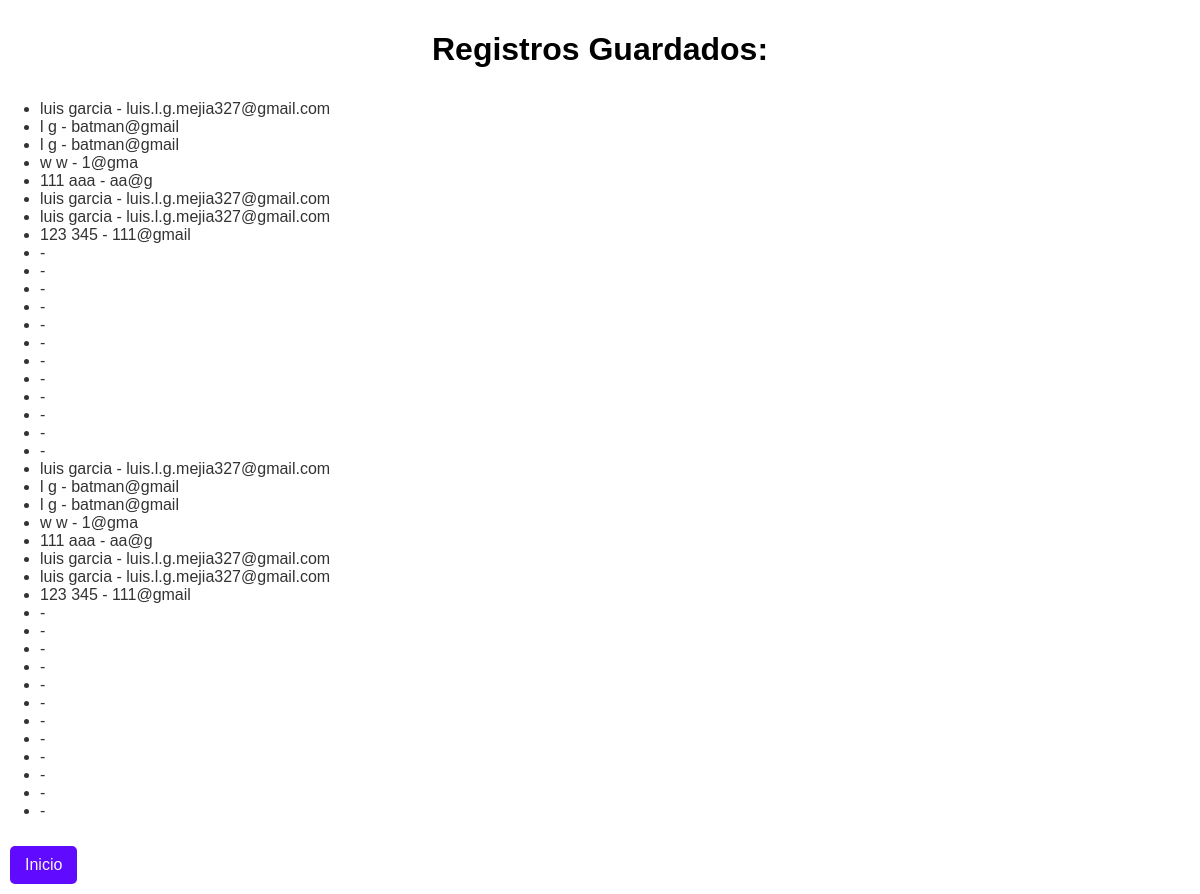
The page /ver_registros on the database its author committed.
### app/models.py (models this page shows)
class Persona(db.Model):
    id=db.Column(db.Integer,primary_key=True)
    nombre=db.Column(db.String(100))
    apellido=db.Column(db.String(100))
    email=db.Column(db.String(100))

### app/routes.py (the view)
@main.route('/ver_registros')
def ver_registros():
    personas=Persona.query.all()
    return render_template('ver_registros.html',
                           personas=personas)

### app/templates/ver_registros.html (shortened to what this page needs)
<!DOCTYPE html>
<html lang="es">
<head>
    <link rel="stylesheet" href="{{ url_for('static',filename='css/estilos.css') }}">
</head>
<body>
    <h1>Registros Guardados:</h1>
    <ul>
        {% for persona in personas %}
        <li>{{persona.nombre}} {{persona.apellido}}  -  {{persona.email}}</li>
        {% endfor %}
        {% for persona in personas %}
        <li>{{persona.nombre}} {{persona.apellido}}  -  {{persona.email}}</li>
        {% endfor %}
    </ul>
    <a href="{{ url_for('main.index') }}" class="boton" >Inicio</a>
</body>
</html>

### app/static/css/estilos.css (style rules this page uses)
body { font-family: 'Arial', sans-serif; margin: 0; padding: 0; color: #333; }
body { background-image: url('https://oasisblog.nyc3.cdn.digitaloceanspaces.com/2022/03/avion-mar-cancun.jpg'); background-size: cover; background-position: center; background-repeat: no-repeat; }
h1 { color: #000000; text-align: center; background-color: white; padding: 10px; border-radius: 8px; }
.boton { display: inline-block; margin: 10px; padding: 10px 15px; background-color: rgb(96, 11, 255); color: #f5f5f5; text-decoration: none; border: none; border-radius: 5px; cursor: pointer; font-size: 16px; }

### rows shown on the page
Persona: nombre "luis", apellido "garcia", email "luis.l.g.mejia327@gmail.com"
Persona: nombre "l", apellido "g", email "batman@gmail"
Persona: nombre "l", apellido "g", email "batman@gmail"
Persona: nombre "w", apellido "w", email "1@gma"
Persona: nombre "111", apellido "aaa", email "aa@g"
Persona: nombre "luis", apellido "garcia", email "luis.l.g.mejia327@gmail.com"
Persona: nombre "luis", apellido "garcia", email "luis.l.g.mejia327@gmail.com"
Persona: nombre "123", apellido "345", email "111@gmail"
